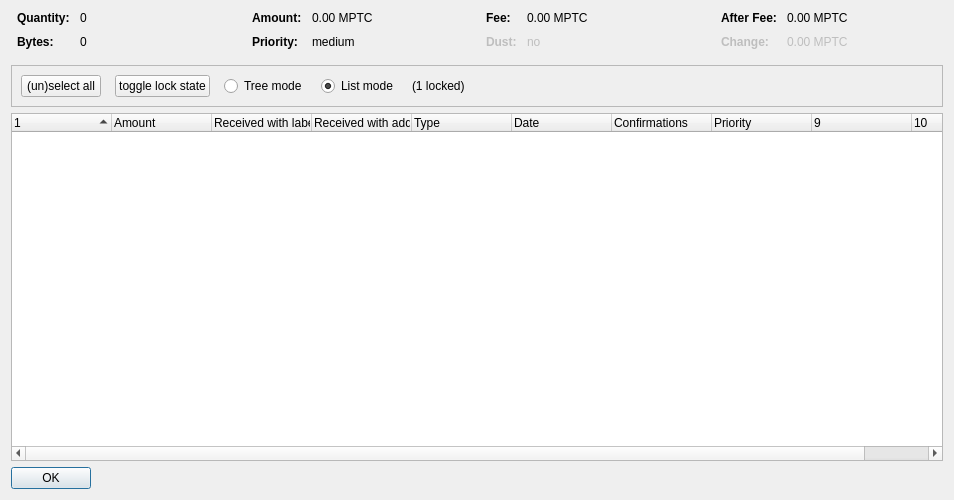
<?xml version="1.0" encoding="UTF-8"?>
<ui version="4.0">
 <class>CoinControlDialog</class>
 <widget class="QDialog" name="CoinControlDialog">
  <property name="geometry">
   <rect>
    <x>0</x>
    <y>0</y>
    <width>954</width>
    <height>500</height>
   </rect>
  </property>
  <property name="windowTitle">
   <string>Coin Selection</string>
  </property>
  <layout class="QVBoxLayout" name="verticalLayout">
   <item>
    <layout class="QHBoxLayout" name="horizontalLayoutTop" stretch="0,0,0,0">
     <property name="topMargin">
      <number>0</number>
     </property>
     <property name="bottomMargin">
      <number>10</number>
     </property>
     <item>
      <layout class="QFormLayout" name="formLayoutCoinControl1">
       <property name="horizontalSpacing">
        <number>10</number>
       </property>
       <property name="verticalSpacing">
        <number>10</number>
       </property>
       <property name="leftMargin">
        <number>6</number>
       </property>
       <property name="rightMargin">
        <number>6</number>
       </property>
       <item row="0" column="0">
        <widget class="QLabel" name="labelCoinControlQuantityText">
         <property name="font">
          <font>
           <weight>75</weight>
           <bold>true</bold>
          </font>
         </property>
         <property name="text">
          <string>Quantity:</string>
         </property>
        </widget>
       </item>
       <item row="0" column="1">
        <widget class="QLabel" name="labelCoinControlQuantity">
         <property name="cursor">
          <cursorShape>IBeamCursor</cursorShape>
         </property>
         <property name="contextMenuPolicy">
          <enum>Qt::ActionsContextMenu</enum>
         </property>
         <property name="text">
          <string notr="true">0</string>
         </property>
         <property name="textInteractionFlags">
          <set>Qt::LinksAccessibleByMouse|Qt::TextSelectableByKeyboard|Qt::TextSelectableByMouse</set>
         </property>
        </widget>
       </item>
       <item row="1" column="0">
        <widget class="QLabel" name="labelCoinControlBytesText">
         <property name="font">
          <font>
           <weight>75</weight>
           <bold>true</bold>
          </font>
         </property>
         <property name="text">
          <string>Bytes:</string>
         </property>
        </widget>
       </item>
       <item row="1" column="1">
        <widget class="QLabel" name="labelCoinControlBytes">
         <property name="cursor">
          <cursorShape>IBeamCursor</cursorShape>
         </property>
         <property name="contextMenuPolicy">
          <enum>Qt::ActionsContextMenu</enum>
         </property>
         <property name="text">
          <string notr="true">0</string>
         </property>
         <property name="textInteractionFlags">
          <set>Qt::LinksAccessibleByMouse|Qt::TextSelectableByKeyboard|Qt::TextSelectableByMouse</set>
         </property>
        </widget>
       </item>
      </layout>
     </item>
     <item>
      <layout class="QFormLayout" name="formLayoutCoinControl2">
       <property name="horizontalSpacing">
        <number>10</number>
       </property>
       <property name="verticalSpacing">
        <number>10</number>
       </property>
       <property name="leftMargin">
        <number>6</number>
       </property>
       <property name="rightMargin">
        <number>6</number>
       </property>
       <item row="0" column="0">
        <widget class="QLabel" name="labelCoinControlAmountText">
         <property name="font">
          <font>
           <weight>75</weight>
           <bold>true</bold>
          </font>
         </property>
         <property name="text">
          <string>Amount:</string>
         </property>
        </widget>
       </item>
       <item row="0" column="1">
        <widget class="QLabel" name="labelCoinControlAmount">
         <property name="cursor">
          <cursorShape>IBeamCursor</cursorShape>
         </property>
         <property name="contextMenuPolicy">
          <enum>Qt::ActionsContextMenu</enum>
         </property>
         <property name="text">
          <string notr="true">0.00 MPTC</string>
         </property>
         <property name="textInteractionFlags">
          <set>Qt::LinksAccessibleByMouse|Qt::TextSelectableByKeyboard|Qt::TextSelectableByMouse</set>
         </property>
        </widget>
       </item>
       <item row="1" column="0">
        <widget class="QLabel" name="labelCoinControlPriorityText">
         <property name="font">
          <font>
           <weight>75</weight>
           <bold>true</bold>
          </font>
         </property>
         <property name="text">
          <string>Priority:</string>
         </property>
        </widget>
       </item>
       <item row="1" column="1">
        <widget class="QLabel" name="labelCoinControlPriority">
         <property name="cursor">
          <cursorShape>IBeamCursor</cursorShape>
         </property>
         <property name="contextMenuPolicy">
          <enum>Qt::ActionsContextMenu</enum>
         </property>
         <property name="text">
          <string>medium</string>
         </property>
         <property name="textInteractionFlags">
          <set>Qt::LinksAccessibleByMouse|Qt::TextSelectableByKeyboard|Qt::TextSelectableByMouse</set>
         </property>
        </widget>
       </item>
      </layout>
     </item>
     <item>
      <layout class="QFormLayout" name="formLayoutCoinControl3">
       <property name="horizontalSpacing">
        <number>10</number>
       </property>
       <property name="verticalSpacing">
        <number>10</number>
       </property>
       <property name="leftMargin">
        <number>6</number>
       </property>
       <property name="rightMargin">
        <number>6</number>
       </property>
       <item row="0" column="0">
        <widget class="QLabel" name="labelCoinControlFeeText">
         <property name="font">
          <font>
           <weight>75</weight>
           <bold>true</bold>
          </font>
         </property>
         <property name="text">
          <string>Fee:</string>
         </property>
        </widget>
       </item>
       <item row="0" column="1">
        <widget class="QLabel" name="labelCoinControlFee">
         <property name="cursor">
          <cursorShape>IBeamCursor</cursorShape>
         </property>
         <property name="contextMenuPolicy">
          <enum>Qt::ActionsContextMenu</enum>
         </property>
         <property name="text">
          <string notr="true">0.00 MPTC</string>
         </property>
         <property name="textInteractionFlags">
          <set>Qt::LinksAccessibleByMouse|Qt::TextSelectableByKeyboard|Qt::TextSelectableByMouse</set>
         </property>
        </widget>
       </item>
       <item row="1" column="0">
        <widget class="QLabel" name="labelCoinControlLowOutputText">
         <property name="enabled">
          <bool>false</bool>
         </property>
         <property name="font">
          <font>
           <weight>75</weight>
           <bold>true</bold>
          </font>
         </property>
         <property name="text">
          <string>Dust:</string>
         </property>
        </widget>
       </item>
       <item row="1" column="1">
        <widget class="QLabel" name="labelCoinControlLowOutput">
         <property name="enabled">
          <bool>false</bool>
         </property>
         <property name="cursor">
          <cursorShape>IBeamCursor</cursorShape>
         </property>
         <property name="contextMenuPolicy">
          <enum>Qt::ActionsContextMenu</enum>
         </property>
         <property name="text">
          <string>no</string>
         </property>
         <property name="textInteractionFlags">
          <set>Qt::LinksAccessibleByMouse|Qt::TextSelectableByKeyboard|Qt::TextSelectableByMouse</set>
         </property>
        </widget>
       </item>
      </layout>
     </item>
     <item>
      <layout class="QFormLayout" name="formLayoutCoinControl4">
       <property name="horizontalSpacing">
        <number>10</number>
       </property>
       <property name="verticalSpacing">
        <number>10</number>
       </property>
       <property name="leftMargin">
        <number>6</number>
       </property>
       <property name="rightMargin">
        <number>6</number>
       </property>
       <item row="0" column="0">
        <widget class="QLabel" name="labelCoinControlAfterFeeText">
         <property name="font">
          <font>
           <weight>75</weight>
           <bold>true</bold>
          </font>
         </property>
         <property name="text">
          <string>After Fee:</string>
         </property>
        </widget>
       </item>
       <item row="0" column="1">
        <widget class="QLabel" name="labelCoinControlAfterFee">
         <property name="cursor">
          <cursorShape>IBeamCursor</cursorShape>
         </property>
         <property name="contextMenuPolicy">
          <enum>Qt::ActionsContextMenu</enum>
         </property>
         <property name="text">
          <string notr="true">0.00 MPTC</string>
         </property>
         <property name="textInteractionFlags">
          <set>Qt::LinksAccessibleByMouse|Qt::TextSelectableByKeyboard|Qt::TextSelectableByMouse</set>
         </property>
        </widget>
       </item>
       <item row="1" column="0">
        <widget class="QLabel" name="labelCoinControlChangeText">
         <property name="enabled">
          <bool>false</bool>
         </property>
         <property name="font">
          <font>
           <weight>75</weight>
           <bold>true</bold>
          </font>
         </property>
         <property name="text">
          <string>Change:</string>
         </property>
        </widget>
       </item>
       <item row="1" column="1">
        <widget class="QLabel" name="labelCoinControlChange">
         <property name="enabled">
          <bool>false</bool>
         </property>
         <property name="cursor">
          <cursorShape>IBeamCursor</cursorShape>
         </property>
         <property name="contextMenuPolicy">
          <enum>Qt::ActionsContextMenu</enum>
         </property>
         <property name="text">
          <string notr="true">0.00 MPTC</string>
         </property>
         <property name="textInteractionFlags">
          <set>Qt::LinksAccessibleByMouse|Qt::TextSelectableByKeyboard|Qt::TextSelectableByMouse</set>
         </property>
        </widget>
       </item>
      </layout>
     </item>
    </layout>
   </item>
   <item>
    <widget class="QFrame" name="frame">
     <property name="minimumSize">
      <size>
       <width>0</width>
       <height>40</height>
      </size>
     </property>
     <property name="frameShape">
      <enum>QFrame::StyledPanel</enum>
     </property>
     <property name="frameShadow">
      <enum>QFrame::Sunken</enum>
     </property>
     <layout class="QHBoxLayout" name="horizontalLayout">
      <item>
       <layout class="QHBoxLayout" name="horizontalLayoutPanel" stretch="0,0,0,0,0,0">
        <property name="spacing">
         <number>14</number>
        </property>
        <item>
         <widget class="QPushButton" name="pushButtonSelectAll">
          <property name="sizePolicy">
           <sizepolicy hsizetype="Maximum" vsizetype="Fixed">
            <horstretch>0</horstretch>
            <verstretch>0</verstretch>
           </sizepolicy>
          </property>
          <property name="text">
           <string>(un)select all</string>
          </property>
          <property name="autoDefault">
           <bool>false</bool>
          </property>
         </widget>
        </item>
        <item>
         <widget class="QPushButton" name="pushButtonToggleLock">
          <property name="sizePolicy">
           <sizepolicy hsizetype="Maximum" vsizetype="Fixed">
            <horstretch>0</horstretch>
            <verstretch>0</verstretch>
           </sizepolicy>
          </property>
          <property name="text">
           <string>toggle lock state</string>
          </property>
          <property name="autoDefault">
           <bool>false</bool>
          </property>
         </widget>
        </item>
        <item>
         <widget class="QRadioButton" name="radioTreeMode">
          <property name="sizePolicy">
           <sizepolicy hsizetype="Maximum" vsizetype="Fixed">
            <horstretch>0</horstretch>
            <verstretch>0</verstretch>
           </sizepolicy>
          </property>
          <property name="text">
           <string>Tree mode</string>
          </property>
         </widget>
        </item>
        <item>
         <widget class="QRadioButton" name="radioListMode">
          <property name="sizePolicy">
           <sizepolicy hsizetype="Maximum" vsizetype="Fixed">
            <horstretch>0</horstretch>
            <verstretch>0</verstretch>
           </sizepolicy>
          </property>
          <property name="text">
           <string>List mode</string>
          </property>
          <property name="checked">
           <bool>true</bool>
          </property>
         </widget>
        </item>
        <item>
         <widget class="QLabel" name="labelLocked">
          <property name="text">
           <string>(1 locked)</string>
          </property>
         </widget>
        </item>
        <item>
         <spacer name="horizontalSpacer">
          <property name="orientation">
           <enum>Qt::Horizontal</enum>
          </property>
          <property name="sizeHint" stdset="0">
           <size>
            <width>40</width>
            <height>20</height>
           </size>
          </property>
         </spacer>
        </item>
       </layout>
      </item>
     </layout>
    </widget>
   </item>
   <item>
    <widget class="CoinControlTreeWidget" name="treeWidget">
     <property name="contextMenuPolicy">
      <enum>Qt::CustomContextMenu</enum>
     </property>
     <property name="sortingEnabled">
      <bool>false</bool>
     </property>
     <property name="columnCount">
      <number>10</number>
     </property>
     <attribute name="headerShowSortIndicator" stdset="0">
      <bool>true</bool>
     </attribute>
     <attribute name="headerStretchLastSection">
      <bool>false</bool>
     </attribute>
     <column>
      <property name="text">
       <string/>
      </property>
     </column>
     <column>
      <property name="text">
       <string>Amount</string>
      </property>
     </column>
     <column>
      <property name="text">
       <string>Received with label</string>
      </property>
     </column>
     <column>
      <property name="text">
       <string>Received with address</string>
      </property>
     </column>
     <column>
      <property name="text">
       <string>Type</string>
      </property>
     </column>
     <column>
      <property name="text">
       <string>Date</string>
      </property>
     </column>
     <column>
      <property name="text">
       <string>Confirmations</string>
      </property>
      <property name="toolTip">
       <string>Confirmed</string>
      </property>
     </column>
     <column>
      <property name="text">
       <string>Priority</string>
      </property>
     </column>
     <column>
      <property name="text">
       <string/>
      </property>
     </column>
     <column>
      <property name="text">
       <string/>
      </property>
     </column>
    </widget>
   </item>
   <item>
    <widget class="QDialogButtonBox" name="buttonBox">
     <property name="sizePolicy">
      <sizepolicy hsizetype="Maximum" vsizetype="Fixed">
       <horstretch>0</horstretch>
       <verstretch>0</verstretch>
      </sizepolicy>
     </property>
     <property name="orientation">
      <enum>Qt::Horizontal</enum>
     </property>
     <property name="standardButtons">
      <set>QDialogButtonBox::Ok</set>
     </property>
    </widget>
   </item>
  </layout>
 </widget>
 <customwidgets>
  <customwidget>
   <class>CoinControlTreeWidget</class>
   <extends>QTreeWidget</extends>
   <header>coincontroltreewidget.h</header>
  </customwidget>
 </customwidgets>
 <resources/>
 <connections/>
</ui>
